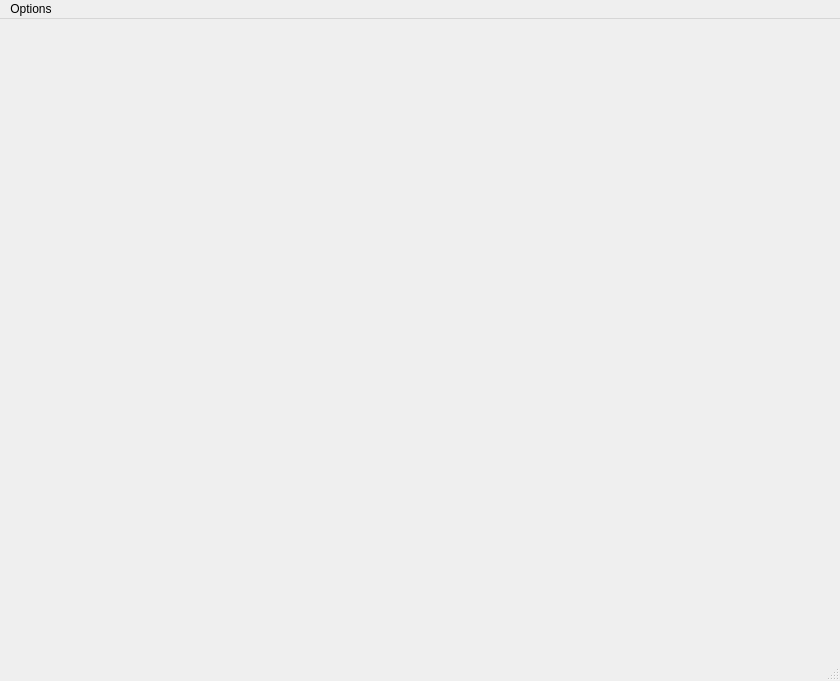
<?xml version="1.0" encoding="UTF-8"?>
<ui version="4.0">
 <class>MainWindow</class>
 <widget class="QMainWindow" name="MainWindow">
  <property name="geometry">
   <rect>
    <x>0</x>
    <y>0</y>
    <width>840</width>
    <height>681</height>
   </rect>
  </property>
  <property name="windowTitle">
   <string>MainWindow</string>
  </property>
  <widget class="QWidget" name="centralwidget">
   <layout class="QVBoxLayout" name="verticalLayout">
    <item>
     <widget class="QWidget" name="widget" native="true">
      <property name="autoFillBackground">
       <bool>false</bool>
      </property>
     </widget>
    </item>
   </layout>
  </widget>
  <widget class="QMenuBar" name="menubar">
   <property name="geometry">
    <rect>
     <x>0</x>
     <y>0</y>
     <width>840</width>
     <height>21</height>
    </rect>
   </property>
   <widget class="QMenu" name="menuOptions">
    <property name="title">
     <string>Options</string>
    </property>
    <addaction name="actionSave_PDF"/>
    <addaction name="actionTEST"/>
   </widget>
   <addaction name="menuOptions"/>
  </widget>
  <widget class="QStatusBar" name="statusbar"/>
  <action name="actionSave_PDF">
   <property name="text">
    <string>Save PDF</string>
   </property>
  </action>
  <action name="actionTEST">
   <property name="text">
    <string>TEST</string>
   </property>
  </action>
 </widget>
 <resources/>
 <connections/>
</ui>
